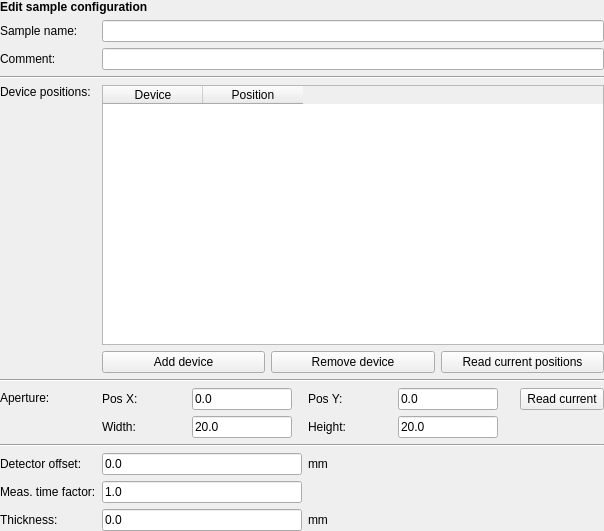
<?xml version="1.0" encoding="UTF-8"?>
<ui version="4.0">
 <class>Form</class>
 <widget class="QWidget" name="Form">
  <property name="geometry">
   <rect>
    <x>0</x>
    <y>0</y>
    <width>604</width>
    <height>531</height>
   </rect>
  </property>
  <property name="windowTitle">
   <string>Form</string>
  </property>
  <layout class="QHBoxLayout" name="horizontalLayout">
   <property name="margin">
    <number>0</number>
   </property>
   <item>
    <layout class="QGridLayout" name="gridLayout">
     <item row="8" column="0">
      <widget class="QLabel" name="label_4">
       <property name="text">
        <string>Detector offset:</string>
       </property>
      </widget>
     </item>
     <item row="4" column="0">
      <layout class="QVBoxLayout" name="verticalLayout">
       <item>
        <widget class="QLabel" name="label_3">
         <property name="text">
          <string>Device positions:</string>
         </property>
        </widget>
       </item>
       <item>
        <spacer name="verticalSpacer">
         <property name="orientation">
          <enum>Qt::Vertical</enum>
         </property>
         <property name="sizeHint" stdset="0">
          <size>
           <width>20</width>
           <height>40</height>
          </size>
         </property>
        </spacer>
       </item>
      </layout>
     </item>
     <item row="9" column="0">
      <widget class="QLabel" name="label_5">
       <property name="text">
        <string>Meas. time factor:</string>
       </property>
      </widget>
     </item>
     <item row="10" column="0">
      <widget class="QLabel" name="label_7">
       <property name="text">
        <string>Thickness:</string>
       </property>
      </widget>
     </item>
     <item row="1" column="0">
      <widget class="QLabel" name="label_2">
       <property name="text">
        <string>Sample name:</string>
       </property>
      </widget>
     </item>
     <item row="6" column="1">
      <layout class="QGridLayout" name="gridLayout_2">
       <item row="0" column="0">
        <widget class="QLabel" name="label_12">
         <property name="text">
          <string>Pos X:</string>
         </property>
        </widget>
       </item>
       <item row="0" column="1">
        <widget class="QLineEdit" name="apXBox">
         <property name="minimumSize">
          <size>
           <width>50</width>
           <height>0</height>
          </size>
         </property>
         <property name="maximumSize">
          <size>
           <width>100</width>
           <height>16777215</height>
          </size>
         </property>
         <property name="text">
          <string>0.0</string>
         </property>
        </widget>
       </item>
       <item row="0" column="3">
        <widget class="QLabel" name="label_13">
         <property name="text">
          <string>Pos Y:</string>
         </property>
        </widget>
       </item>
       <item row="0" column="4">
        <widget class="QLineEdit" name="apYBox">
         <property name="minimumSize">
          <size>
           <width>50</width>
           <height>0</height>
          </size>
         </property>
         <property name="maximumSize">
          <size>
           <width>100</width>
           <height>16777215</height>
          </size>
         </property>
         <property name="text">
          <string>0.0</string>
         </property>
        </widget>
       </item>
       <item row="1" column="0">
        <widget class="QLabel" name="label_14">
         <property name="text">
          <string>Width:</string>
         </property>
        </widget>
       </item>
       <item row="1" column="1">
        <widget class="QLineEdit" name="apWBox">
         <property name="minimumSize">
          <size>
           <width>50</width>
           <height>0</height>
          </size>
         </property>
         <property name="maximumSize">
          <size>
           <width>100</width>
           <height>16777215</height>
          </size>
         </property>
         <property name="text">
          <string>20.0</string>
         </property>
        </widget>
       </item>
       <item row="1" column="3">
        <widget class="QLabel" name="label_15">
         <property name="text">
          <string>Height:</string>
         </property>
        </widget>
       </item>
       <item row="1" column="4">
        <widget class="QLineEdit" name="apHBox">
         <property name="minimumSize">
          <size>
           <width>50</width>
           <height>0</height>
          </size>
         </property>
         <property name="maximumSize">
          <size>
           <width>100</width>
           <height>16777215</height>
          </size>
         </property>
         <property name="text">
          <string>20.0</string>
         </property>
        </widget>
       </item>
       <item row="0" column="2">
        <spacer name="horizontalSpacer">
         <property name="orientation">
          <enum>Qt::Horizontal</enum>
         </property>
         <property name="sizeType">
          <enum>QSizePolicy::Fixed</enum>
         </property>
         <property name="sizeHint" stdset="0">
          <size>
           <width>10</width>
           <height>20</height>
          </size>
         </property>
        </spacer>
       </item>
       <item row="0" column="6">
        <widget class="QPushButton" name="readApBtn">
         <property name="text">
          <string>Read current</string>
         </property>
        </widget>
       </item>
       <item row="0" column="5">
        <spacer name="horizontalSpacer_3">
         <property name="orientation">
          <enum>Qt::Horizontal</enum>
         </property>
         <property name="sizeType">
          <enum>QSizePolicy::Fixed</enum>
         </property>
         <property name="sizeHint" stdset="0">
          <size>
           <width>10</width>
           <height>20</height>
          </size>
         </property>
        </spacer>
       </item>
       <item row="1" column="5" colspan="2">
        <spacer name="horizontalSpacer_2">
         <property name="orientation">
          <enum>Qt::Horizontal</enum>
         </property>
         <property name="sizeHint" stdset="0">
          <size>
           <width>40</width>
           <height>20</height>
          </size>
         </property>
        </spacer>
       </item>
      </layout>
     </item>
     <item row="0" column="0" colspan="2">
      <widget class="QLabel" name="whatLbl">
       <property name="font">
        <font>
         <weight>75</weight>
         <bold>true</bold>
        </font>
       </property>
       <property name="text">
        <string>Edit sample configuration</string>
       </property>
      </widget>
     </item>
     <item row="4" column="1">
      <layout class="QVBoxLayout" name="verticalLayout_2">
       <item>
        <widget class="QTableWidget" name="posTbl">
         <column>
          <property name="text">
           <string>Device</string>
          </property>
         </column>
         <column>
          <property name="text">
           <string>Position</string>
          </property>
         </column>
        </widget>
       </item>
       <item>
        <layout class="QHBoxLayout" name="horizontalLayout_2">
         <item>
          <widget class="QPushButton" name="addDevBtn">
           <property name="text">
            <string>Add device</string>
           </property>
          </widget>
         </item>
         <item>
          <widget class="QPushButton" name="delDevBtn">
           <property name="text">
            <string>Remove device</string>
           </property>
          </widget>
         </item>
         <item>
          <widget class="QPushButton" name="readDevsBtn">
           <property name="text">
            <string>Read current positions</string>
           </property>
          </widget>
         </item>
        </layout>
       </item>
      </layout>
     </item>
     <item row="2" column="0">
      <widget class="QLabel" name="label_6">
       <property name="text">
        <string>Comment:</string>
       </property>
      </widget>
     </item>
     <item row="6" column="0">
      <layout class="QVBoxLayout" name="verticalLayout_3">
       <item>
        <widget class="QLabel" name="label_11">
         <property name="text">
          <string>Aperture:</string>
         </property>
        </widget>
       </item>
       <item>
        <spacer name="verticalSpacer_2">
         <property name="orientation">
          <enum>Qt::Vertical</enum>
         </property>
         <property name="sizeType">
          <enum>QSizePolicy::Fixed</enum>
         </property>
         <property name="sizeHint" stdset="0">
          <size>
           <width>20</width>
           <height>30</height>
          </size>
         </property>
        </spacer>
       </item>
      </layout>
     </item>
     <item row="8" column="1">
      <layout class="QHBoxLayout" name="horizontalLayout_3">
       <item>
        <widget class="QLineEdit" name="offsetBox">
         <property name="maximumSize">
          <size>
           <width>200</width>
           <height>16777215</height>
          </size>
         </property>
         <property name="text">
          <string>0.0</string>
         </property>
        </widget>
       </item>
       <item>
        <widget class="QLabel" name="label_10">
         <property name="text">
          <string>mm</string>
         </property>
        </widget>
       </item>
       <item>
        <spacer name="horizontalSpacer_4">
         <property name="orientation">
          <enum>Qt::Horizontal</enum>
         </property>
         <property name="sizeHint" stdset="0">
          <size>
           <width>40</width>
           <height>20</height>
          </size>
         </property>
        </spacer>
       </item>
      </layout>
     </item>
     <item row="10" column="1">
      <layout class="QHBoxLayout" name="horizontalLayout_4">
       <item>
        <widget class="QLineEdit" name="thickBox">
         <property name="maximumSize">
          <size>
           <width>200</width>
           <height>16777215</height>
          </size>
         </property>
         <property name="text">
          <string>0.0</string>
         </property>
        </widget>
       </item>
       <item>
        <widget class="QLabel" name="label_9">
         <property name="text">
          <string>mm</string>
         </property>
        </widget>
       </item>
       <item>
        <spacer name="horizontalSpacer_6">
         <property name="orientation">
          <enum>Qt::Horizontal</enum>
         </property>
         <property name="sizeHint" stdset="0">
          <size>
           <width>40</width>
           <height>20</height>
          </size>
         </property>
        </spacer>
       </item>
      </layout>
     </item>
     <item row="1" column="1">
      <widget class="QLineEdit" name="nameBox"/>
     </item>
     <item row="2" column="1">
      <widget class="QLineEdit" name="commentBox"/>
     </item>
     <item row="7" column="0" colspan="2">
      <widget class="Line" name="line">
       <property name="orientation">
        <enum>Qt::Horizontal</enum>
       </property>
      </widget>
     </item>
     <item row="5" column="0" colspan="2">
      <widget class="Line" name="line_2">
       <property name="orientation">
        <enum>Qt::Horizontal</enum>
       </property>
      </widget>
     </item>
     <item row="3" column="0" colspan="2">
      <widget class="Line" name="line_3">
       <property name="orientation">
        <enum>Qt::Horizontal</enum>
       </property>
      </widget>
     </item>
     <item row="9" column="1">
      <layout class="QHBoxLayout" name="horizontalLayout_5">
       <item>
        <widget class="QLineEdit" name="factorBox">
         <property name="maximumSize">
          <size>
           <width>200</width>
           <height>16777215</height>
          </size>
         </property>
         <property name="text">
          <string>1.0</string>
         </property>
        </widget>
       </item>
       <item>
        <widget class="QLabel" name="label_16">
         <property name="text">
          <string/>
         </property>
        </widget>
       </item>
       <item>
        <spacer name="horizontalSpacer_5">
         <property name="orientation">
          <enum>Qt::Horizontal</enum>
         </property>
         <property name="sizeHint" stdset="0">
          <size>
           <width>40</width>
           <height>20</height>
          </size>
         </property>
        </spacer>
       </item>
      </layout>
     </item>
    </layout>
   </item>
  </layout>
 </widget>
 <tabstops>
  <tabstop>nameBox</tabstop>
  <tabstop>commentBox</tabstop>
  <tabstop>posTbl</tabstop>
  <tabstop>addDevBtn</tabstop>
  <tabstop>delDevBtn</tabstop>
  <tabstop>readDevsBtn</tabstop>
  <tabstop>apXBox</tabstop>
  <tabstop>apYBox</tabstop>
  <tabstop>apWBox</tabstop>
  <tabstop>apHBox</tabstop>
  <tabstop>offsetBox</tabstop>
  <tabstop>thickBox</tabstop>
 </tabstops>
 <resources/>
 <connections/>
</ui>
